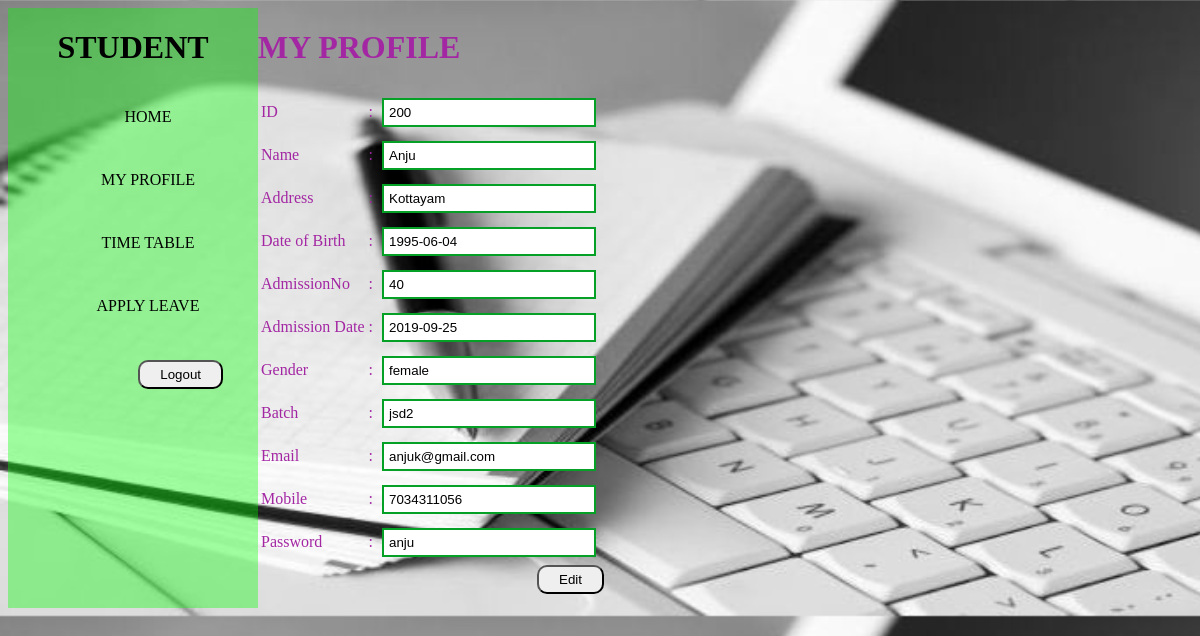
The app's page /view_student_details.php (signed in) with its own data.
### tables this page shows
CREATE TABLE `student` (
  `stid` int(11) NOT NULL,
  `name` varchar(15) NOT NULL,
  `mobile` bigint(10) NOT NULL,
  `email` varchar(20) NOT NULL,
  `dob` date NOT NULL,
  `gender` varchar(10) NOT NULL,
  `batch` varchar(5) NOT NULL,
  `admissionno` int(11) NOT NULL,
  `admissiondate` date NOT NULL,
  `address` varchar(20) NOT NULL,
  `password` varchar(10) NOT NULL
);

### view_student_details.php (the view, shortened to what this page needs)
<!DOCTYPE html>
<html>
<head>
<link rel="stylesheet"  href="css/style.css">
</head>
<body class="bd">
        <div style="display: inline-flex">
            <div class="b">
                <h1>STUDENT</h1>
                <ul>
                    <li><a href="student_home.php"> HOME</a></li>
                    <li><a href="#">MY PROFILE</a>
                    </li>
                    <li><a href="timetablestudent.php">TIME TABLE</a></li>
                    <li><a href="student_applyleave.php">APPLY LEAVE</a></li>
                    <li><form action="logout" method="post">
                             <input type="submit" value="Logout" name="logout" class="sbm" >
                        </form>
                    </li>
                </ul>
            </div>
            <div style="color:rgb(163, 39, 163)">
                <h1 > MY PROFILE</h1>
                <form action="save_studd.php" method="post">
                <table>
						<?php
					include_once 'connection.php';
					$sql="select * from student where name='".$_SESSION['user']."'";
					$result = mysqli_query($conn, $sql);
					while($row = mysqli_fetch_assoc($result))
					{
						?>
                        <tr><td>ID</td><td>:</td><td><input type="text" class="inp" name="stid" value="<?php echo $row['stid']?>"></td></tr>
                        <tr><td>Name</td><td>:</td><td><input type="text" class="inp" name="name" value="<?php echo $row['name']?>"></td></tr>
                        <tr><td>Address</td><td>:</td><td><input type="text" class="inp" name="address" value="<?php echo $row['address']?>"></td></tr>
                        <tr><td>Date of Birth</td><td>:</td><td><input type="text" class="inp" name="dob" value="<?php echo $row['dob']?>"></td></tr>
                        <tr><td>AdmissionNo</td><td>:</td><td><input type="text" class="inp" name="adno" value="<?php echo $row['admissionno']?>"></td></tr>
                        <tr><td>Admission Date</td><td>:</td><td><input type="text" class="inp" name="addate" value="<?php echo $row['admissiondate']?>"></td></tr>
                        <tr><td>Gender</td><td>:</td><td><input type="text" class="inp" name="gender" value="<?php echo $row['gender']?>"></td></tr>
                        <tr><td>Batch </td><td>:</td><td><input type="text" class="inp" name="batch" value="<?php echo $row['batch']?>"></td></tr>
                        <tr><td>Email</td><td>:</td><td><input type="text" class="inp" name="email" value="<?php echo $row['email']?>"></td></tr>
                        <tr><td>Mobile</td><td>:</td><td><input type="text" class="inp" name="mobile" value="<?php echo $row['mobile']?>"></td></tr>
						<tr><td>Password</td><td>:</td><td><input type="text" class="inp" name="password" value="<?php echo $row['password']?>"></td></tr>
                </table>
					<?php } ?>
                <input type="submit" class="sbm" name="edits" value="Edit">
                </form>
            </div>
        </div>
</body>
</html>

### css/style.css (style rules this page uses)
.bd { background-image:url(../img/log2.jpeg); background-size:cover; }
.b { width:250px; height:600px; background-color:rgba(0, 255, 0, 0.37); text-align:center; }
.b ul { display:block; list-style-type:none; }
.b ul li { width:150px; padding:20px; border-radius:20px; margin:5px; }
.b ul li a { text-decoration:none; color:black; }
.inp { width:200px; padding:5px; margin:5px; outline:none; border:2px solid rgb(5, 160, 38); transition:1s; }
.sbm { padding:5px 20px; float:right; border-radius:10px; }

### records on screen
student: stid "200", name "Anju", address "Kottayam", dob "1995-06-04", adno "40", addate "2019-09-25", gender "female", batch "jsd2", email "anjuk@gmail.com", mobile "7034311056", password "anju"
